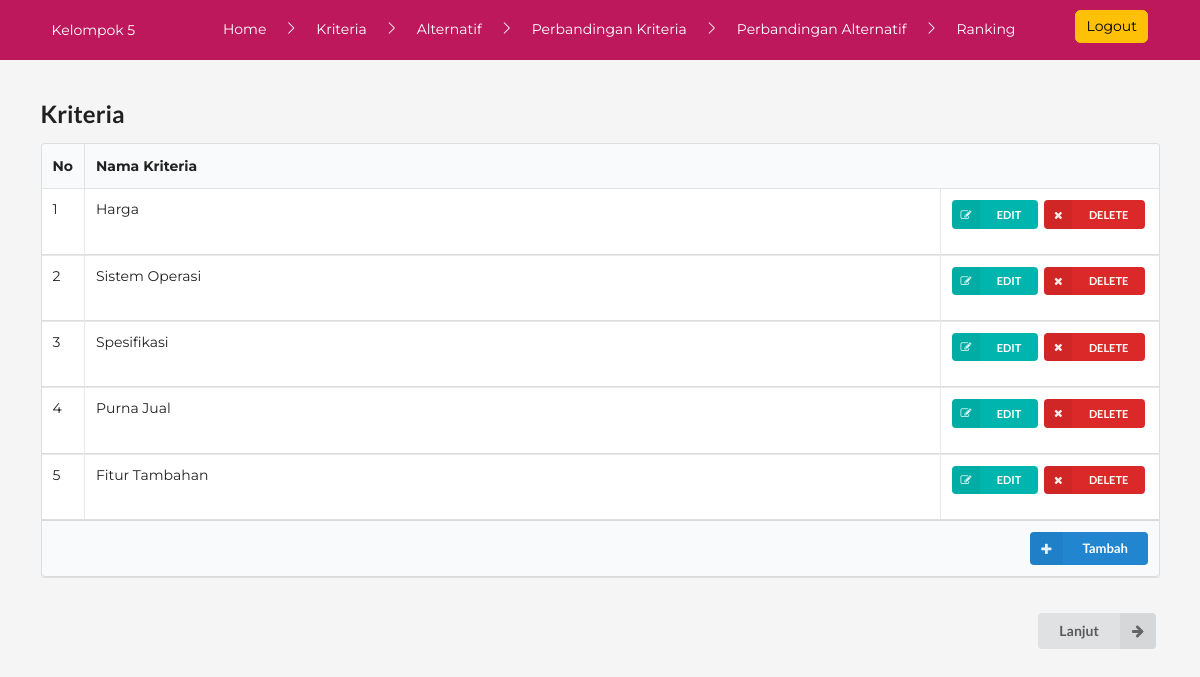
The app's page /kriteria.php (signed in) with its own data.
### tables this page shows
CREATE TABLE `kriteria` (
  `id` int(11) NOT NULL,
  `nama` varchar(20) NOT NULL
);

### kriteria.php (the view, shortened to what this page needs)
<head>
	<link rel="stylesheet" type="text/css" href="semantic/dist/semantic.min.css">
</head>
<?php
	include('fungsi.php');
	include('navbar.php');
?>
<section class="content container mt-5">
	<h2 class="ui header">Kriteria</h2>
	<table class="ui celled table">
		<thead>
			<tr>
				<th class="collapsing">No</th>
				<th colspan="2">Nama Kriteria</th>
			</tr>
		</thead>
		<tbody>
		<?php
			$query = "SELECT id,nama FROM kriteria ORDER BY id";
			$result	= mysqli_query($koneksi, $query);
			$i = 0;
			while ($row = mysqli_fetch_array($result)) {
				$i++;
		?>
			<tr>
				<td><?php echo $i ?></td>
				<td><?php echo $row['nama'] ?></td>
				<?php if (isset($role) && $role == "admin"): ?>
				<td class="right aligned collapsing">
					<form method="post" action="kriteria.php">
						<button type="submit" name="edit" class="ui mini teal left labeled icon button"><i class="right edit icon"></i>EDIT</button>
						<button type="submit" name="delete" class="ui mini red left labeled icon button"><i class="right remove icon"></i>DELETE</button>
					</form>
				</td>
				<?php endif; ?>
			</tr>
	<?php } ?>
		</tbody>
		<?php if (isset($role) && $role == "admin"): ?>
			<tfoot class="full-width">
				<tr>
					<th colspan="3">
						<a href="tambah.php?jenis=kriteria">
							<div class="ui right floated small primary labeled icon button">
							<i class="plus icon"></i>Tambah
							</div>
						</a>
					</th>
				</tr>
			</tfoot>
		<?php endif; ?>
	</table>
	<br>
	<form action="alternatif.php">
	<button class="ui right labeled icon button" style="float: right;">
		<i class="right arrow icon"></i>
		Lanjut
	</button>
	</form>
</section>

### css/style1.css (style rules this page uses)
body { margin: 0; padding: 0; background-color: #f5f5f5; font-family: 'Montserrat', sans-serif; }

### records on screen
kriteria: nama "Harga"
kriteria: nama "Sistem Operasi"
kriteria: nama "Spesifikasi"
kriteria: nama "Purna Jual"
kriteria: nama "Fitur Tambahan"
